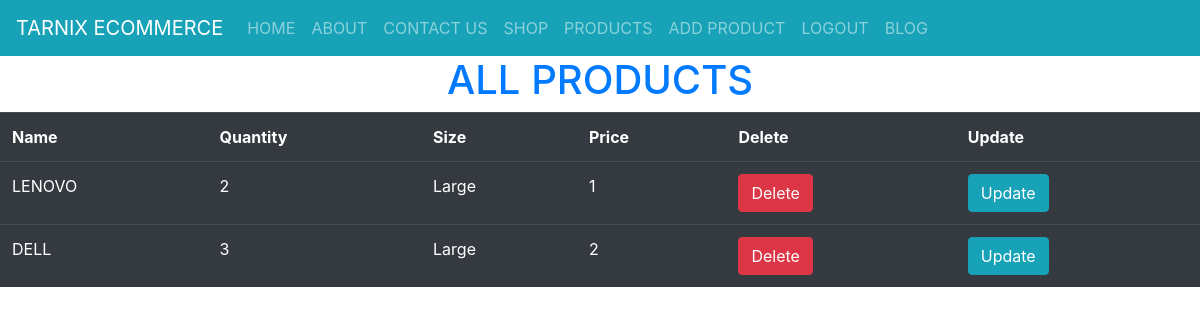
Screenshot of /products/ (signed in) with the database file from the repository.
### shopapp/models.py (models this page shows)
class Product(models.Model):
    name = models.CharField(max_length=30, blank=False, null=False)
    qtty = models.CharField(max_length=30, blank=False, null=False)
    size = models.CharField(max_length=25, blank=False, null=False)
    price = models.CharField(max_length=20, blank=False, null=False)

### shopapp/views.py (the view)
# urls.py: path('products/', user_views.products, name='all-products'),
@login_required
def products(request):
    all_products = Product.objects.all()
    context = {"all_products": all_products}
    return render(request, 'products.html', context)

### shopapp/templates/products.html
{% extends 'master.html' %}
{% load static %}
{% block content %}
    <div>
        <h1 class="text-primary text-center">ALL PRODUCTS</h1>
        <table class="table table-dark table-hover">
            <tr>
                <th>Name</th>
                <th>Quantity</th>
                <th>Size</th>
                <th>Price</th>
                <th>Delete</th>
                <th>Update</th>
            </tr>
            {% for product in all_products %}
                <tr>
                    <td>{{ product.name }}</td>
                    <td>{{ product.qtty }}</td>
                    <td>{{ product.size }}</td>
                    <td>{{ product.price }}</td>
                    <td><a class="btn btn-danger" href="/delete-product/{{ product.id }}">Delete</a></td>
                    <td><a class="btn btn-info" href="/update-product/{{ product.id }}">Update</a></td>
                </tr>
            {% endfor %}
        </table>
    </div>
{% endblock %}

### rows the page displays
Product: name "LENOVO", qtty "2", size "Large", price "1"
Product: name "DELL", qtty "3", size "Large", price "2"
